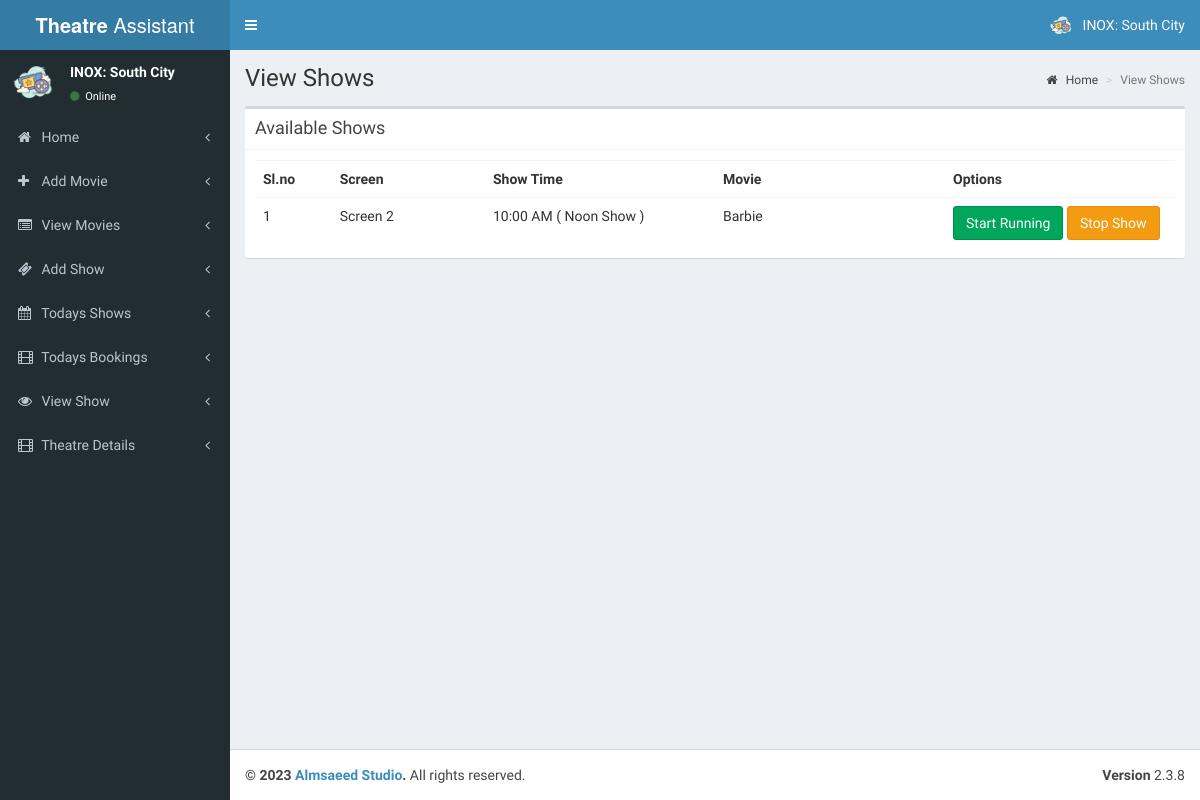
Page /admin/theatre/pages/view_shows.php (signed in) on the committed database.
### tables this page shows
CREATE TABLE `tbl_theatre` (
  `id` int(11) NOT NULL,
  `name` varchar(100) NOT NULL,
  `address` varchar(100) NOT NULL,
  `place` varchar(100) NOT NULL,
  `state` varchar(50) NOT NULL,
  `pin` int(11) NOT NULL
);

CREATE TABLE `tbl_shows` (
  `s_id` int(11) NOT NULL,
  `st_id` int(11) NOT NULL COMMENT 'show time id',
  `theatre_id` int(11) NOT NULL,
  `movie_id` int(11) NOT NULL,
  `start_date` date NOT NULL,
  `status` int(11) NOT NULL COMMENT '1 means show available',
  `r_status` int(11) NOT NULL
);

CREATE TABLE `tbl_screens` (
  `screen_id` int(11) NOT NULL,
  `t_id` int(11) NOT NULL COMMENT 'theatre id',
  `screen_name` varchar(110) NOT NULL,
  `seats` int(11) NOT NULL COMMENT 'number of seats',
  `charge` int(11) NOT NULL
);

CREATE TABLE `tbl_show_time` (
  `st_id` int(11) NOT NULL,
  `screen_id` int(11) NOT NULL,
  `name` varchar(40) NOT NULL COMMENT 'noon,second,etc',
  `start_time` time NOT NULL
);

CREATE TABLE `tbl_movie` (
  `movie_id` int(11) NOT NULL,
  `t_id` int(11) NOT NULL COMMENT 'theatre id',
  `movie_name` varchar(255) NOT NULL,
  `cast` varchar(500) NOT NULL,
  `desc` varchar(1000) NOT NULL,
  `release_date` date NOT NULL,
  `image` varchar(200) NOT NULL,
  `video_url` varchar(200) NOT NULL,
  `status` int(1) NOT NULL COMMENT '0 means active '
);

### admin/theatre/pages/view_shows.php (the view, shortened to what this page needs)
<?php
include('header.php');
?>
  <div class="content-wrapper">
    <section class="content-header">
      <h1>
        View Shows
      </h1>
      <ol class="breadcrumb">
        <li><a href="index.php"><i class="fa fa-home"></i> Home</a></li>
        <li class="active">View Shows</li>
      </ol>
    </section>
    <section class="content">
      <div class="box">
         <div class="box-header with-border">
              <h3 class="box-title">Available Shows</h3>
            </div>
        <div class="box-body">
          <?php
          $sw=mysqli_query($con,"select * from tbl_shows where st_id in(select st_id from tbl_show_time where screen_id in(select screen_id from  tbl_screens where t_id='".$_SESSION['theatre']."')) and status='1'");
          if(mysqli_num_rows($sw))
          {?>
            <table class="table">
              <th class="col-md-1">
                Sl.no
              </th>
              <th class="col-md-2">
                Screen
              </th>
              <th class="col-md-3">
                Show Time
              </th>
              <th class="col-md-3">
                Movie
              </th>
              <th class="col-md-3">
                Options
              </th>
              <?php
              $sl=1;
              while($shows=mysqli_fetch_array($sw))
              {
                ?>
                <tr>
                  <td>
                    <?php echo $sl; $sl++;?>
                  </td>
                  <?php
                  $st=mysqli_query($con,"select * from tbl_show_time where st_id='".$shows['st_id']."'");
                  $show_time=mysqli_fetch_array($st);
                  $sr=mysqli_query($con,"select * from tbl_screens where screen_id='".$show_time['screen_id']."'");
                  $screen=mysqli_fetch_array($sr);
                  $mv=mysqli_query($con,"select * from tbl_movie where movie_id='".$shows['movie_id']."'");
                  $movie=mysqli_fetch_array($mv);
                  ?>
                  <td>
                    <?php echo $screen['screen_name'];?>
                  </td>
                  <td>
                    <?php echo date('h:i A',strtotime($show_time['start_time']))." ( ".$show_time['name']." Show )";?>
                  </td>
                  <td>
                    <?php echo $movie['movie_name'];?>
                  </td>
                  <td>
                    <?php if($shows['r_status']==1)
                    {
                    ?><a href="change_running.php?id=<?php echo $shows['s_id'];?>&status=0"><button class="btn btn-danger">Stop Running</button></a>
                    <?php
                    }
                    else
                    {?><a href="change_running.php?id=<?php echo $shows['s_id'];?>&status=1"><button class="btn btn-success">Start Running</button></a>
                    <?php
                    }?>
                    <a href="stop_running.php?id=<?php echo $shows['s_id'];?>"><button class="btn btn-warning">Stop Show</button></a>
                  </td>
                </tr>
                <?php
              }
              ?>
            </table>
            <?php
          }
          else
          {
            ?>
            <h3>No Shows Added</h3>
            <?php
          }
          ?>
        </div>
      </div>
    </section>
  </div>
  <?php
include('footer.php');
?>

### admin/theatre/pages/header.php (shortened to what this page needs)
<?php
include('../../config.php');
$th = mysqli_query($con, "select * from tbl_theatre where id='" . $_SESSION['theatre'] . "'");
$theatre = mysqli_fetch_array($th);
?>
<!DOCTYPE html>
<html>
<head>
  <link rel="stylesheet" href="../validation/dist/css/bootstrapValidator.css" />
  <link rel="stylesheet" href="../bootstrap/css/bootstrap.min.css">
  <link rel="stylesheet" href="https://cdnjs.cloudflare.com/ajax/libs/font-awesome/4.5.0/css/font-awesome.min.css">
  <link rel="stylesheet" href="https://cdnjs.cloudflare.com/ajax/libs/ionicons/2.0.1/css/ionicons.min.css">
  <link rel="stylesheet" href="../dist/css/AdminLTE.min.css">
  <link rel="stylesheet" href="../dist/css/skins/_all-skins.min.css">
</head>
<body class="hold-transition skin-blue sidebar-mini">
  <div class="wrapper">
    <header class="main-header">
      <a href="index.php" class="logo">
        <span class="logo-lg"><b>Theatre</b> Assistant</span>
      </a>
      <nav class="navbar navbar-static-top">
        <a href="#" class="sidebar-toggle" data-toggle="offcanvas" role="button">
        </a>
        <div class="navbar-custom-menu">
          <ul class="nav navbar-nav">
            <li class="dropdown user user-menu">
              <a href="#" class="dropdown-toggle" data-toggle="dropdown">
                <img src="cinema.png" class="user-image" alt="User Image">
                <span class="hidden-xs">
                  <?php echo $theatre['name']; ?>
                </span>
              </a>
            </li>
          </ul>
        </div>
      </nav>
    </header>
    <aside class="main-sidebar">
      <section class="sidebar">
        <div class="user-panel">
          <div class="pull-left image">
            <img src="cinema.png" class="img-circle" alt="User Image">
          </div>
          <div class="pull-left info">
            <p>
              <?php echo $theatre['name']; ?>
            </p>
            <a href="#"><i class="fa fa-circle text-success"></i> Online</a>
          </div>
        </div>
        <ul class="sidebar-menu">
          <li class="treeview">
            <a href="index.php">
              <i class="fa fa-home"></i> <span>Home</span>
              <span class="pull-right-container">
                <i class="fa fa-angle-left pull-right"></i>
              </span>
            </a>
          </li>
          <li class="treeview">
            <a href="add_movie.php">
              <i class="fa fa-plus"></i> <span>Add Movie</span>
              <span class="pull-right-container">
                <i class="fa fa-angle-left pull-right"></i>
              </span>
            </a>
          </li>
          <li class="treeview">
            <a href="view_movie.php">
              <i class="fa fa-list-alt"></i> <span>View Movies</span>
              <span class="pull-right-container">
                <i class="fa fa-angle-left pull-right"></i>
              </span>
            </a>
          </li>
          <li class="treeview">
            <a href="add_show.php">
              <i class="fa fa-ticket"></i> <span>Add Show</span>
              <span class="pull-right-container">
                <i class="fa fa-angle-left pull-right"></i>
              </span>
            </a>
          </li>
          <li class="treeview">
            <a href="todays_shows.php">
              <i class="fa fa-calendar"></i> <span>Todays Shows</span>
              <span class="pull-right-container">
                <i class="fa fa-angle-left pull-right"></i>
              </span>
            </a>
          </li>
          <li class="treeview">
            <a href="tickets.php">
              <i class="fa fa-film"></i> <span>Todays Bookings</span>
              <span class="pull-right-container">
                <i class="fa fa-angle-left pull-right"></i>
              </span>
            </a>
          </li>
          <li class="treeview">
            <a href="view_shows.php">
              <i class="fa fa-eye"></i> <span>View Show</span>
              <span class="pull-right-container">
                <i class="fa fa-angle-left pull-right"></i>
              </span>
            </a>
          </li>
          <li class="treeview">
            <a href="add_theatre_2.php">
              <i class="fa fa-film"></i> <span>Theatre Details</span>
              <span class="pull-right-container">
                <i class="fa fa-angle-left pull-right"></i>
              </span>
            </a>
          </li>
        </ul>
      </section>
    </aside>

### rows in the picture
tbl_theatre: name "INOX: South City"
tbl_shows: tbl_screens.screen_name "Screen 2", st.start_time "10:00 AM", st.name "Noon", movie.movie_name "Barbie"
